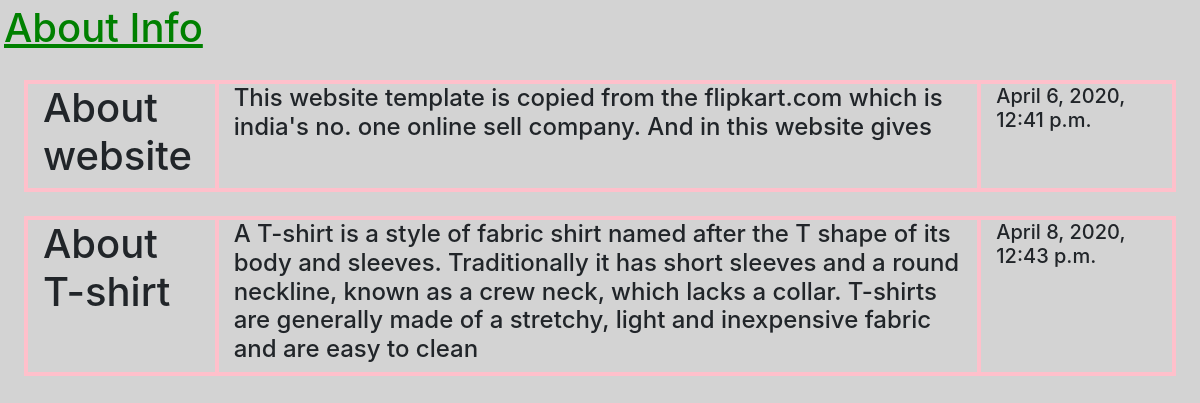
Screenshot of /blog/ with the database file from the repository.
### blog/models.py (models this page shows)
class Blog(models.Model):
    blog_title=models.TextField(max_length=200)
    blog_field=models.TextField()
    time = models.DateTimeField(auto_now=False, auto_now_add=False)

### blog/views.py (the view)
# urls.py: path('',blog_called,name="blog"),
def blog_called(request):
    blogs= Blog.objects.all()
    return render(request,"blog.html",{"blogs":blogs})

### blog/templates/blog.html (shortened to what this page needs)
<html>
<head>
{% load static %}
<link rel="stylesheet" href="https://maxcdn.bootstrapcdn.com/bootstrap/4.4.1/css/bootstrap.min.css">
<link rel="stylesheet" href="{% static '/blog.css' %}"
</head>
<body  style="background-color:lightgray;">
<h1 style="padding:4px;color:green;"><ins>About Info</ins></h1>
{% for blog in blogs  %}
<div class="row" style="margin:2%;border:4px solid pink;">
  <div class="col-sm-2" style="border-right:4px solid pink;"><h1>{{blog.blog_title}}</h1></div>
  <div class="col-sm-8" style="border-right:4px solid pink;"><h4>{{blog.blog_field}}</h4></div>
  <div class="col-sm-2" style="position:relative;top:2%;%"><h5>{{blog.time}}</h5></div>
</div>
{% endfor %}
</body>
</html>

### blog/static/blog.css (style rules this page uses)
body { background-color:lightgray; }

### rows the page displays
Blog: blog_title "About website", blog_field "This website template is copied from the flipkart.com which is india's no. one online sell company. And in this website gives", time "April 6, 2020, 12:41 p.m."
Blog: blog_title "About T-shirt", blog_field "A T-shirt is a style of fabric shirt named after the T shape of its body and sleeves. Traditionally it has short sleeves and a round neckline, known as a crew neck, which lacks a collar. T-shirts are generally made of a stretchy, light and inexpensive fabric and are easy to clean", time "April 8, 2020, 12:43 p.m."
